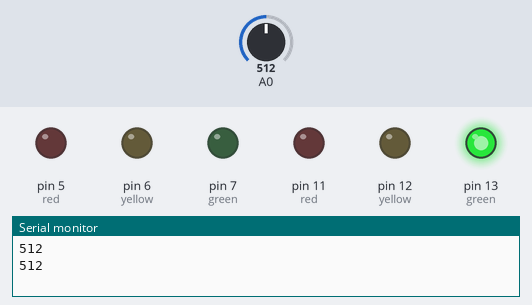
The sketch below on a simulated Arduino Uno, built with avr-gcc and run on an emulated ATmega328P. On the bench: output pins drawn as LEDs (lit = HIGH), the last lines printed to the serial monitor. Inputs (shaded band) come from the test bench; at power-on: A0 = 512.

Above: at 1.2 s.
1.3 s: A0 set to 0
At 1.55 s:
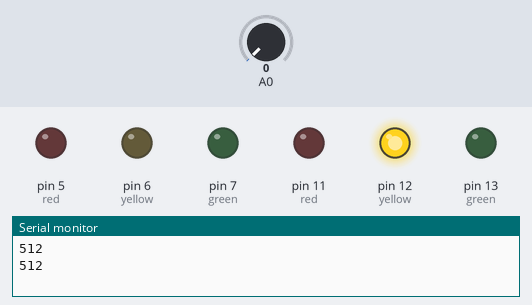
At 2.05 s:
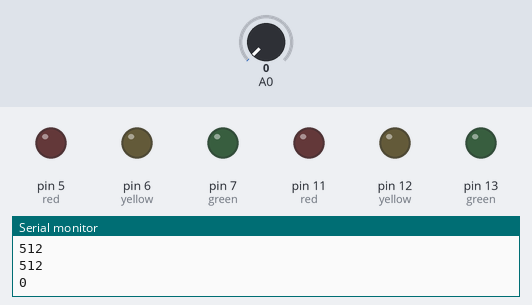
Timing chart, 0 to 4.3 s (numbered marks = the images above; inputs shaded):
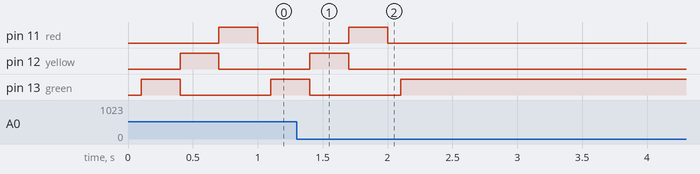

Measured:
- after the input at 1.3 s, pin 11 (red): goes on until 2.0 s, then stays LOW; pin 12 (yellow): goes on until 1.7 s, then stays LOW; pin 13 (green): goes on until 2.1 s, then stays HIGH

The sketch:

singlane.ino
```cpp
int x=0;
int count=0;
int T=100;
int C=1;
void setup()
{
Serial.begin(9600);

pinMode(11,OUTPUT);//red
pinMode(12,OUTPUT);//yellow
pinMode(13,OUTPUT);//green
pinMode(7,OUTPUT);//green
pinMode(6,OUTPUT);//yellow
pinMode(5,OUTPUT);//red
pinMode(A0,INPUT);
}
void loop()
{
digitalWrite(10,HIGH);
Serial.println(analogRead(A0));
delay(100);
int N=analogRead(A0);
//Serial.println(N);
x=(N/C);
if(N<T)
{
count++;
digitalWrite(13,HIGH);
delay(5000);
digitalWrite(12,LOW);
digitalWrite(11,LOW);
}
else
{
digitalWrite(13,HIGH);
delay(300);
digitalWrite(13,LOW);
digitalWrite(12,HIGH);
delay(300);
digitalWrite(12,LOW);
digitalWrite(11,HIGH);
delay(300);
digitalWrite(11,LOW);
}


}
```
